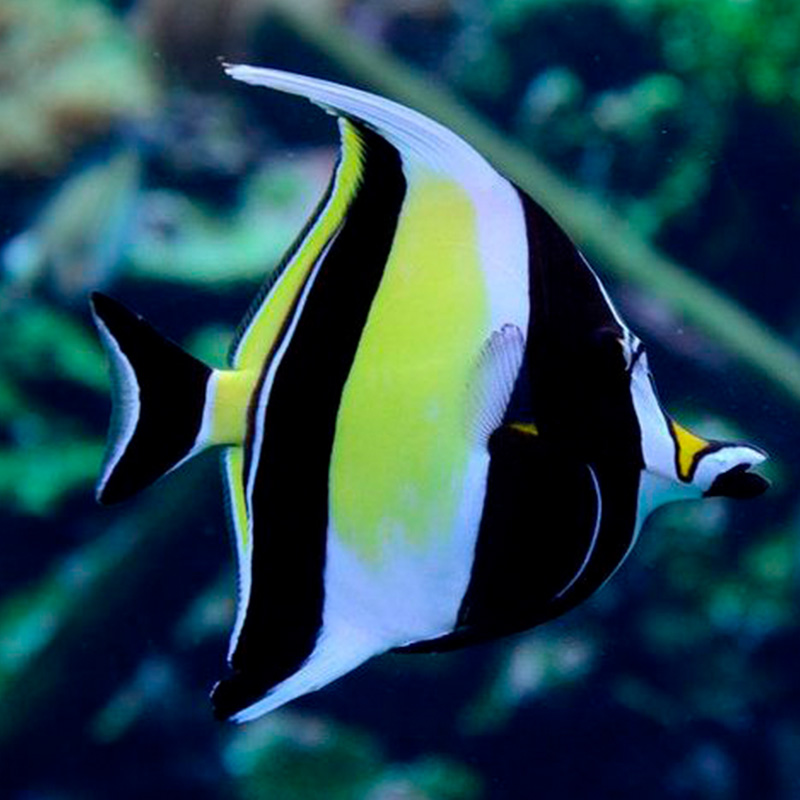
#> input picture imagem.jpg, 800 x 800 px
$ python 'q3_VictorBarreto second solution.py'
#> lines starting #> are read from the running program, lines starting #| are printed output that depends on the picture
from PIL import Image, ImageEnhance

image = Image.open("imagem.jpg")
#> image is the input picture: PIL image 800x800 RGB; mean R, G, B 37.6, 71.6, 81.2

brilho_factor = 3

aumentar_brilho = ImageEnhance.Brightness(image).enhance(brilho_factor)
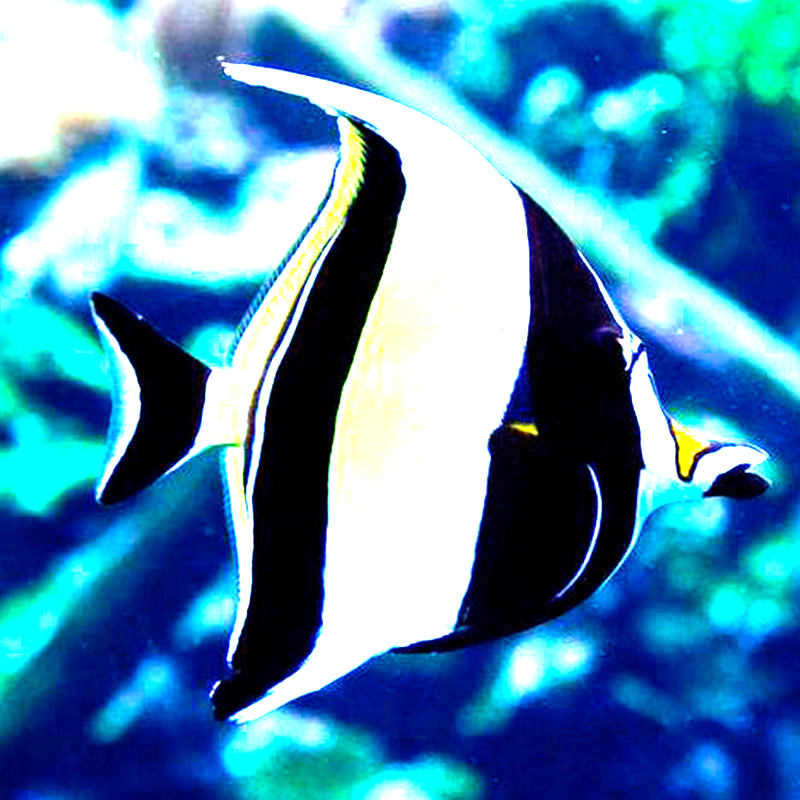
#> aumentar_brilho: PIL image 800x800 RGB; mean R, G, B 77.7, 138.6, 175.7
aumentar_brilho.save("imagem_aumentada_brilho.jpg")

image.close()
